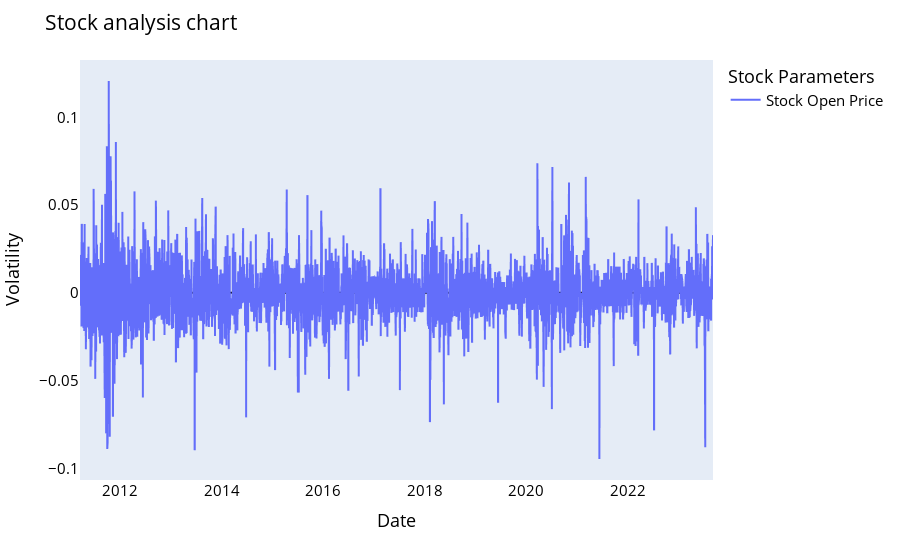

Write notebook code for a chart like this one.
### Code cell
fig = px.line(historical_prices, x=historical_prices.date, y=[historical_prices['Log_returns']],
             labels={'date': 'Date','value':'Volatility'})
fig.update_layout(title_text='Stock analysis chart', font_size=15, font_color='black',legend_title_text='Stock Parameters')
fig.for_each_trace(lambda t:  t.update(name = next(names)))
fig.update_xaxes(showgrid=False)
fig.update_yaxes(showgrid=False,zeroline=True, zerolinewidth=2, zerolinecolor='Black')

fig.show()

### Figure 1 — Plotly figure (JSON) as saved in the notebook; plotly's stock layout.template omitted (floating-point values rounded to 4 significant figures; data arrays with more than 128 entries replaced by an {"elided": "..."} marker saying what was removed)
{"data": [{"hovertemplate": "variable=Log_returns<br>Date=%{x}<br>Volatility=%{y}<extra></extra>", "legendgroup": "Log_returns", "line": {"color": "#636efa", "dash": "solid"}, "marker": {"symbol": "circle"}, "mode": "lines", "name": "Stock Open Price", "showlegend": true, "type": "scattergl", "x": {"elided": "3067 str values"}, "xaxis": "x", "y": {"elided": "3067 float values"}, "yaxis": "y"}], "layout": {"font": {"color": "black", "size": 15}, "legend": {"title": {"text": "Stock Parameters"}, "tracegroupgap": 0}, "margin": {"t": 60}, "title": {"text": "Stock analysis chart"}, "xaxis": {"anchor": "y", "domain": [0, 1], "showgrid": false, "title": {"text": "Date"}}, "yaxis": {"anchor": "x", "domain": [0, 1], "showgrid": false, "title": {"text": "Volatility"}, "zeroline": true, "zerolinecolor": "Black", "zerolinewidth": 2}}}
